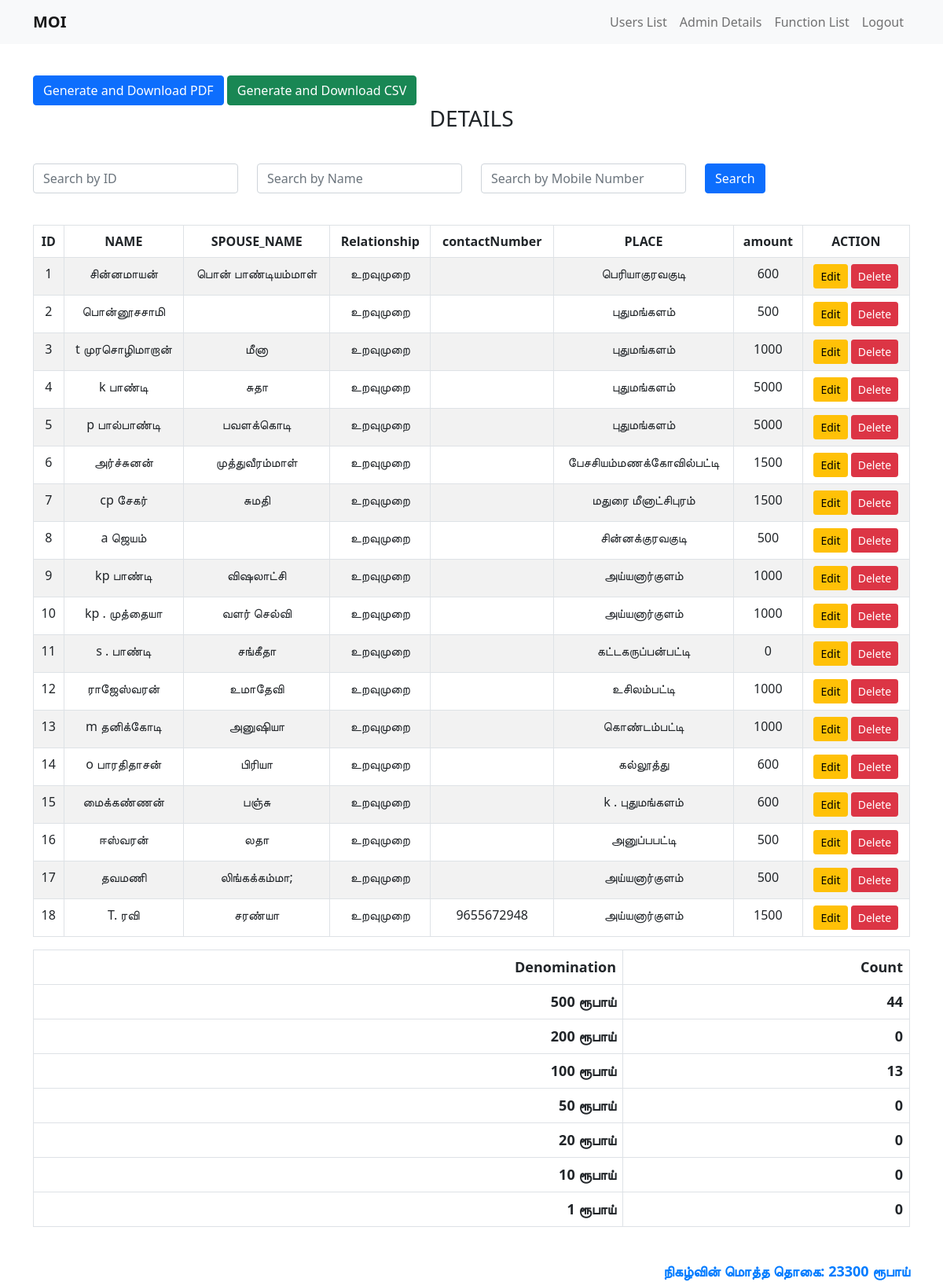
/moidisplay.php?festival_id=1 (signed in), run on the app's committed database.
### tables this page shows
CREATE TABLE `mrg` (
  `id` int NOT NULL,
  `name` varchar(250) DEFAULT NULL,
  `profession1` varchar(250) DEFAULT NULL,
  `spouse_name` varchar(250) DEFAULT NULL,
  `contactNumber` varchar(250) NOT NULL,
  `relative_name` varchar(255) DEFAULT NULL,
  `place` varchar(250) DEFAULT NULL,
  `profession` varchar(250) DEFAULT NULL,
  `fivehundred` int DEFAULT NULL,
  `twohundred` int DEFAULT NULL,
  `hundred` int DEFAULT NULL,
  `fiftyrupees` int DEFAULT NULL,
  `twentyrupees` int DEFAULT NULL,
  `tenrupee` int DEFAULT NULL,
  `onerupee` int DEFAULT NULL,
  `amount` varchar(250) DEFAULT NULL,
  `user_id` int DEFAULT NULL,
  `festival_id` int DEFAULT NULL,
  `created_at` timestamp NOT NULL DEFAULT CURRENT_TIMESTAMP
);

### moidisplay.php (the view, shortened to what this page needs)
<?php
include "config.php";
include "header.php";
$festival_id = $_GET['festival_id'] ?? null;
$name = $_GET['name'] ?? null;
$contactNumber = $_GET['contactNumber'] ?? null;
$id = $_GET['id'] ?? null;
$query = "SELECT * FROM mrg WHERE festival_id = $festival_id";
$query .= " ORDER BY id DESC;";
$res = mysqli_query($conn, $query);
$sql = "SELECT
    (SUM(fivehundred) * 500) +
    (SUM(twohundred) * 200) +
    (SUM(hundred) * 100) +
    (SUM(fiftyrupees) * 50) +
    (SUM(twentyrupees) * 20) +
    (SUM(tenrupee) * 10) +
    (SUM(onerupee) * 1) AS total_amount,
    SUM(fivehundred) AS total_fivehundred,
    SUM(twohundred) AS total_twohundred,
    SUM(hundred) AS total_hundred,
    SUM(fiftyrupees) AS total_fiftyrupees,
    SUM(twentyrupees) AS total_twentyrupees,
    SUM(tenrupee) AS total_tenrupee,
    SUM(onerupee) AS total_onerupee
FROM mrg
WHERE festival_id = ?";
$stmt = $conn->prepare($sql);
$stmt->bind_param("i", $festival_id);
$stmt->execute();
$stmt->bind_result($total_amount, $total_fivehundred, $total_twohundred, $total_hundred, $total_fiftyrupees, $total_twentyrupees, $total_tenrupee, $total_onerupee);
?>
<div class="container mt-3">
    <br />
    <button class="btn btn-primary" onclick="window.location.href='generate_pdf.php?festival_id=<?php echo $festival_id; ?>'">
        Generate and Download PDF
    </button>
    <button class="btn btn-success" onclick="window.location.href='generate_csv.php?festival_id=<?php echo $festival_id; ?>'">
        Generate and Download CSV
    </button>
    <br />
    <h3 class="text-center mb-3">DETAILS</h3>
    <br />
    <form method="GET">
        <div class="row mb-3">
            <div class="col">
                <input type="text" name="id" class="form-control" placeholder="Search by ID" value="<?php echo $id; ?>">
            </div>
            <div class="col">
                <input type="text" name="name" class="form-control" placeholder="Search by Name" value="<?php echo $name; ?>">
            </div>
            <div class="col">
                <input type="text" name="contactNumber" class="form-control" placeholder="Search by Mobile Number" value="<?php echo $contactNumber; ?>">
            </div>
            <div class="col">
                <button type="submit" class="btn btn-primary">Search</button>
            </div>
        </div>
    </form>
    <br />
    <table class="table table-striped table-bordered text-center">
        <thead>
            <tr>
                <th scope="col">ID</th>
                <th scope="col">NAME</th>
                <th scope="col">SPOUSE_NAME</th>
                <th scope="col">Relationship</th>
                <th scope="col">contactNumber</th>
                <th scope="col">PLACE</th>
                <th scope="col">amount</th>
                <th scope="col">ACTION</th>
            </tr>
        </thead>
        <tbody>
            <?php
            $counter = 1;
            if (mysqli_num_rows($res) > 0) {
                while ($row = mysqli_fetch_assoc($res)) {
                    ?>
                    <tr>
                        <td><?php echo $counter++; ?></td>
                        <td><?php echo $row['name']; ?></td>
                        <td><?php echo $row['spouse_name']; ?></td>
                        <td><?php echo $row['relative_name']; ?></td>
                        <td><?php echo $row['contactNumber']; ?></td>
                        <td><?php echo $row['place']; ?></td>
                        <td><?php echo $row['amount']; ?></td>
                        <td>
                            <button onclick='openEditUserModal("<?php echo $row['id']; ?>")' class='btn btn-warning btn-sm'>Edit</button>
                            <?php if ($role === 'admin') { ?>
                                <a href="delete_moi.php?festival_id=<?php echo $festival_id; ?>&id=<?php echo $row['id']; ?>" class="btn btn-danger btn-sm" onclick="return confirm('Are you sure you want to delete this user?');">Delete</a>
                            <?php } ?>
                        </td>
                    </tr>
                    <?php
                }
            } else {
                ?>
                <tr>
                    <td colspan="8">No data available</td>
                </tr>
                <?php
            }
            ?>
        </tbody>
    </table>
    <div class="form-group result text-right mt-3">
                    <table class="table table-bordered">
                        <thead>
                            <tr>
                                <th>Denomination</th>
                                <th>Count</th>
                            </tr>
                        </thead>
                        <tbody>
                            <tr>
                                <td>500 ரூபாய்</td>
                                <td><?php echo $total_fivehundred; ?></td>
                            </tr>
                            <tr>
                                <td>200 ரூபாய்</td>
                                <td><?php echo $total_twohundred; ?></td>
                            </tr>
                            <tr>
                                <td>100 ரூபாய்</td>
                                <td><?php echo $total_hundred; ?></td>
                            </tr>
                            <tr>
                                <td>50 ரூபாய்</td>
                                <td><?php echo $total_fiftyrupees; ?></td>
                            </tr>
                            <tr>
                                <td>20 ரூபாய்</td>
                                <td><?php echo $total_twentyrupees; ?></td>
                            </tr>
                            <tr>
                                <td>10 ரூபாய்</td>
                                <td><?php echo $total_tenrupee; ?></td>
                            </tr>
                            <tr>
                                <td>1 ரூபாய்</td>
                                <td><?php echo $total_onerupee; ?></td>
                            </tr>
                        </tbody>
                    </table>
                    <br>
                    <strong>நிகழ்வின் மொத்த தொகை:</strong> <span id="festival_total"><?php echo $total_amount; ?></span>
                    ரூபாய்
                </div>
</div>
</body>
</html>

### moidisplay.php (style rules this page uses)
.result { font-size: 18px; color: #007bff; font-weight: bold; text-align: right; }

### data on the page
mrg: name "சின்னமாயன்", spouse_name "பொன் பாண்டியம்மாள்", relative_name "உறவுமுறை", place "பெரியாகுரவகுடி", amount "600"
mrg: name "பொன்னூசசாமி", relative_name "உறவுமுறை", place "புதுமங்களம்", amount "500"
mrg: name "t முரசொழிமாறான்", spouse_name "மீனா", relative_name "உறவுமுறை", place "புதுமங்களம்", amount "1000"
mrg: name "k பாண்டி", spouse_name "சுதா", relative_name "உறவுமுறை", place "புதுமங்களம்", amount "5000"
mrg: name "p பால்பாண்டி", spouse_name "பவளக்கொடி", relative_name "உறவுமுறை", place "புதுமங்களம்", amount "5000"
mrg: name "அர்ச்சுனன்", spouse_name "முத்துவீரம்மாள்", relative_name "உறவுமுறை", place "பேசசியம்மணக்கோவில்பட்டி", amount "1500"
mrg: name "cp சேகர்", spouse_name "சுமதி", relative_name "உறவுமுறை", place "மதுரை மீனாட்சிபுரம்", amount "1500"
mrg: name "a ஜெயம்", relative_name "உறவுமுறை", place "சின்னக்குரவகுடி", amount "500"
mrg: name "kp பாண்டி", spouse_name "விஷலாட்சி", relative_name "உறவுமுறை", place "அய்யனார்குளம்", amount "1000"
mrg: name "kp . முத்தையா", spouse_name "வளர் செல்வி", relative_name "உறவுமுறை", place "அய்யனார்குளம்", amount "1000"
mrg: name "s . பாண்டி", spouse_name "சங்கீதா", relative_name "உறவுமுறை", place "கட்டகருப்பன்பட்டி", amount "0"
mrg: name "ராஜேஸ்வரன்", spouse_name "உமாதேவி", relative_name "உறவுமுறை", place "உசிலம்பட்டி", amount "1000"
mrg: name "m தனிக்கோடி", spouse_name "அனுஷியா", relative_name "உறவுமுறை", place "கொண்டம்பட்டி", amount "1000"
mrg: name "o பாரதிதாசன்", spouse_name "பிரியா", relative_name "உறவுமுறை", place "கல்லூத்து", amount "600"
mrg: name "மைக்கண்ணன்", spouse_name "பஞ்சு", relative_name "உறவுமுறை", place "k . புதுமங்களம்", amount "600"
mrg: name "ஈஸ்வரன்", spouse_name "லதா", relative_name "உறவுமுறை", place "அனுப்பபட்டி", amount "500"
mrg: name "தவமணி", spouse_name "லிங்கக்கம்மா;", relative_name "உறவுமுறை", place "அய்யனார்குளம்", amount "500"
mrg: name "T. ரவி", spouse_name "சரண்யா", relative_name "உறவுமுறை", contactNumber "9655672948", place "அய்யனார்குளம்", amount "1500"

### other printed values
$total_fivehundred "44"
$total_twohundred "0"
$total_hundred "13"
$total_fiftyrupees "0"
$total_twentyrupees "0"
$total_tenrupee "0"
$total_onerupee "0"
$total_amount "23300"
